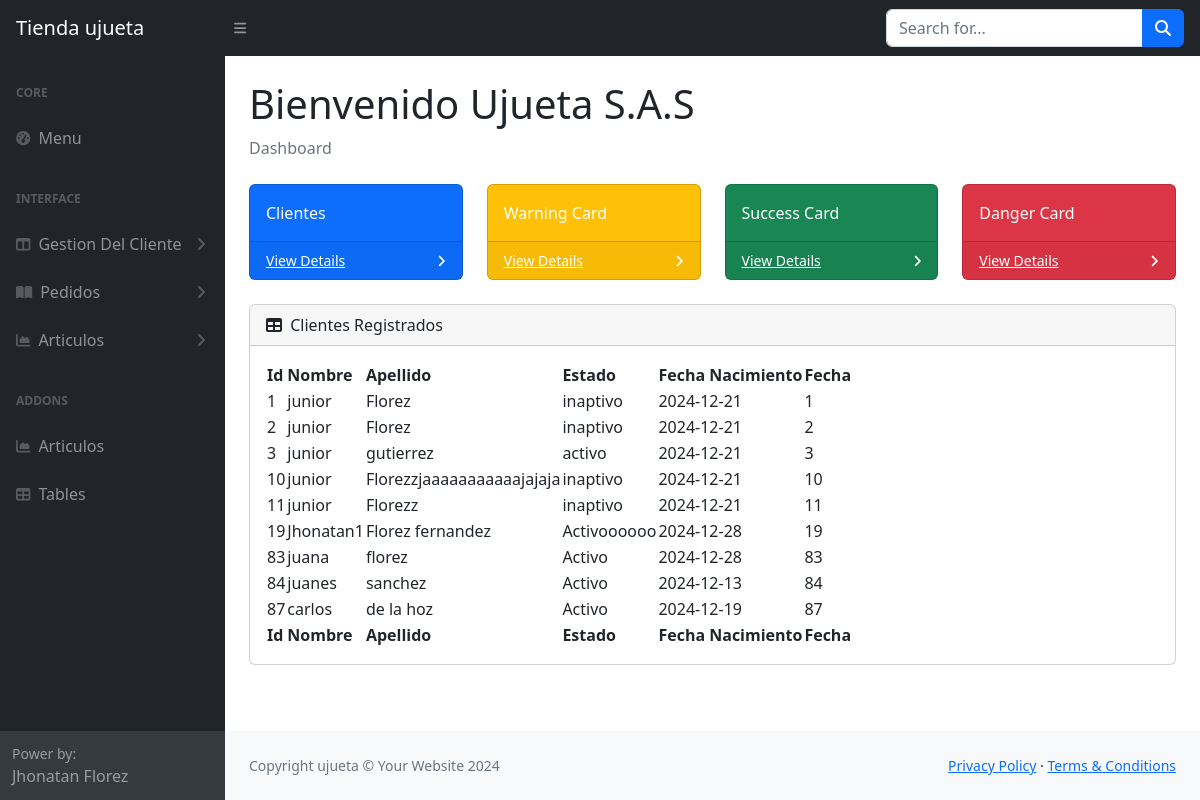
The page / on the database its author committed.
### tables this page shows
CREATE TABLE `clientes` (
  `Id` int(11) NOT NULL,
  `Nombre` varchar(50) NOT NULL,
  `Apellido` varchar(50) NOT NULL,
  `Estado` varchar(20) DEFAULT NULL,
  `FechaNacimiento` date DEFAULT NULL
);

### index.php (the view, shortened to what this page needs)
<!DOCTYPE html>
<html lang="en">
<head>
    <link href="https://cdn.jsdelivr.net/npm/simple-datatables@7.1.2/dist/style.min.css" rel="stylesheet" />
    <link href="css/styles.css" rel="stylesheet" />
</head>
<body class="sb-nav-fixed">
    <nav class="sb-topnav navbar navbar-expand navbar-dark bg-dark">
        <a class="navbar-brand ps-3" href="index.html">Tienda ujueta</a>
        <button class="btn btn-link btn-sm order-1 order-lg-0 me-4 me-lg-0" id="sidebarToggle" href="#!"><i class="fas fa-bars"></i></button>
        <form class="d-none d-md-inline-block form-inline ms-auto me-0 me-md-3 my-2 my-md-0">
            <div class="input-group">
                <input class="form-control" type="text" placeholder="Search for..." aria-label="Search for..." aria-describedby="btnNavbarSearch" />
                <button class="btn btn-primary" id="btnNavbarSearch" type="button"><i class="fas fa-search"></i></button>
            </div>
        </form>
    </nav>
    <div id="layoutSidenav">
        <div id="layoutSidenav_nav">
            <nav class="sb-sidenav accordion sb-sidenav-dark" id="sidenavAccordion">
                <div class="sb-sidenav-menu">
                    <div class="nav">
                        <div class="sb-sidenav-menu-heading">Core</div>
                        <a class="nav-link" href="index.php">
                            <div class="sb-nav-link-icon"><i class="fas fa-tachometer-alt"></i></div>
                            Menu
                        </a>
                        <div class="sb-sidenav-menu-heading">Interface</div>
                        <a class="nav-link collapsed" href="#" data-bs-toggle="collapse" data-bs-target="#collapseLayouts" aria-expanded="false" aria-controls="collapseLayouts">
                            <div class="sb-nav-link-icon"><i class="fas fa-columns"></i></div>
                            Gestion Del Cliente
                            <div class="sb-sidenav-collapse-arrow"><i class="fas fa-angle-down"></i></div>
                        </a>
                        <a class="nav-link collapsed" href="#" data-bs-toggle="collapse" data-bs-target="#collapsePages" aria-expanded="false" aria-controls="collapsePages">
                            <div class="sb-nav-link-icon"><i class="fas fa-book-open"></i></div>
                            Pedidos
                            <div class="sb-sidenav-collapse-arrow"><i class="fas fa-angle-down"></i></div>
                        </a>
                        <a class="nav-link collapsed" href="#" data-bs-toggle="collapse" data-bs-target="#collapseArticle" aria-expanded="false" aria-controls="collapseArticle">
                            <div class="sb-nav-link-icon"><i class="fas fa-chart-area"></i></div>
                            Articulos
                            <div class="sb-sidenav-collapse-arrow"><i class="fas fa-angle-down"></i></div>
                        </a>
                        <div class="sb-sidenav-menu-heading">Addons</div>
                        <a class="nav-link" href="charts.html">
                            <div class="sb-nav-link-icon"><i class="fas fa-chart-area"></i></div>
                            Articulos
                        </a>
                        <a class="nav-link" href="tables.html">
                            <div class="sb-nav-link-icon"><i class="fas fa-table"></i></div>
                            Tables
                        </a>
                    </div>
                </div>
                <div class="sb-sidenav-footer">
                    <div class="small">Power by:</div>
                    Jhonatan Florez
                </div>
            </nav>
        </div>
        <div id="layoutSidenav_content">
            <main>
                <div class="container-fluid px-4">
                    <h1 class="mt-4">Bienvenido Ujueta S.A.S</h1>
                    <ol class="breadcrumb mb-4">
                        <li class="breadcrumb-item active">Dashboard</li>
                    </ol>
                    <div class="row">
                        <div class="col-xl-3 col-md-6">
                            <div class="card bg-primary text-white mb-4">
                                <div class="card-body">Clientes</div>
                                <div class="card-footer d-flex align-items-center justify-content-between">
                                    <a class="small text-white stretched-link" href="listarClientes.php">View Details</a>
                                    <div class="small text-white"><i class="fas fa-angle-right"></i></div>
                                </div>
                            </div>
                        </div>
                        <div class="col-xl-3 col-md-6">
                            <div class="card bg-warning text-white mb-4">
                                <div class="card-body">Warning Card</div>
                                <div class="card-footer d-flex align-items-center justify-content-between">
                                    <a class="small text-white stretched-link" href="#">View Details</a>
                                    <div class="small text-white"><i class="fas fa-angle-right"></i></div>
                                </div>
                            </div>
                        </div>
                        <div class="col-xl-3 col-md-6">
                            <div class="card bg-success text-white mb-4">
                                <div class="card-body">Success Card</div>
                                <div class="card-footer d-flex align-items-center justify-content-between">
                                    <a class="small text-white stretched-link" href="#">View Details</a>
                                    <div class="small text-white"><i class="fas fa-angle-right"></i></div>
                                </div>
                            </div>
                        </div>
                        <div class="col-xl-3 col-md-6">
                            <div class="card bg-danger text-white mb-4">
                                <div class="card-body">Danger Card</div>
                                <div class="card-footer d-flex align-items-center justify-content-between">
                                    <a class="small text-white stretched-link" href="#">View Details</a>
                                    <div class="small text-white"><i class="fas fa-angle-right"></i></div>
                                </div>
                            </div>
                        </div>
                    </div>
                    <div class="card mb-4">
                        <div class="card-header">
                            <i class="fas fa-table me-1"></i>
                            Clientes Registrados
                        </div>
                        <?php
                        require "conexion.php";
                        $query = "SELECT id, Nombre, Apellido, Estado, FechaNacimiento FROM clientes";
                        $result = mysqli_query($conn, $query);
                        ?>
                        <div class="card-body">
                            <table id="datatablesSimple">
                                <thead>
                                    <tr>
                                        <th>Id</th>
                                        <th>Nombre</th>
                                        <th>Apellido</th>
                                        <th>Estado</th>
                                        <th>Fecha Nacimiento</th>
                                        <th>Fecha</th>
                                    </tr>
                                </thead>
                                <tfoot>
                                    <tr>
                                        <th>Id</th>
                                        <th>Nombre</th>
                                        <th>Apellido</th>
                                        <th>Estado</th>
                                        <th>Fecha Nacimiento</th>
                                        <th>Fecha</th>
                                    </tr>
                                </tfoot>
                                <tbody>
                                    <?php
                                    if (mysqli_num_rows($result) > 0) {
                                        while ($row = mysqli_fetch_assoc($result)) {
                                            echo "<tr>";
                                            echo "<td>" . $row['id'] . "</td>";
                                            echo "<td>" . $row['Nombre'] . "</td>";
                                            echo "<td>" . $row['Apellido'] . "</td>";
                                            echo "<td>" . $row['Estado'] . "</td>";
                                            echo "<td>" . $row['FechaNacimiento'] . "</td>";
                                            echo "<td>" . $row['id'] . "</td>";
                                            echo "</tr>";
                                        }
                                    } else {
                                        echo "<tr><td colspan='6'>No se encontraron datos.</td></tr>";
                                    }
                                    ?>
                                </tbody>
                            </table>
                        </div>
                    </div>
                </div>
            </main>
            <footer class="py-4 bg-light mt-auto">
                <div class="container-fluid px-4">
                    <div class="d-flex align-items-center justify-content-between small">
                        <div class="text-muted">Copyright ujueta &copy; Your Website 2024</div>
                        <div>
                            <a href="#">Privacy Policy</a>
                            &middot;
                            <a href="#">Terms &amp; Conditions</a>
                        </div>
                    </div>
                </div>
            </footer>
        </div>
    </div>
</body>
</html>

### rows shown on the page
clientes: Id "1", Nombre "junior", Apellido "Florez", Estado "inaptivo", FechaNacimiento "2024-12-21"
clientes: Id "2", Nombre "junior", Apellido "Florez", Estado "inaptivo", FechaNacimiento "2024-12-21"
clientes: Id "3", Nombre "junior", Apellido "gutierrez", Estado "activo", FechaNacimiento "2024-12-21"
clientes: Id "10", Nombre "junior", Apellido "Florezzjaaaaaaaaaaajajaja", Estado "inaptivo", FechaNacimiento "2024-12-21"
clientes: Id "11", Nombre "junior", Apellido "Florezz", Estado "inaptivo", FechaNacimiento "2024-12-21"
clientes: Id "19", Nombre "Jhonatan1", Apellido "Florez fernandez", Estado "Activoooooo", FechaNacimiento "2024-12-28"
clientes: Id "83", Nombre "juana", Apellido "florez", Estado "Activo", FechaNacimiento "2024-12-28"
clientes: Id "84", Nombre "juanes", Apellido "sanchez", Estado "Activo", FechaNacimiento "2024-12-13"
clientes: Id "87", Nombre "carlos", Apellido "de la hoz", Estado "Activo", FechaNacimiento "2024-12-19"
